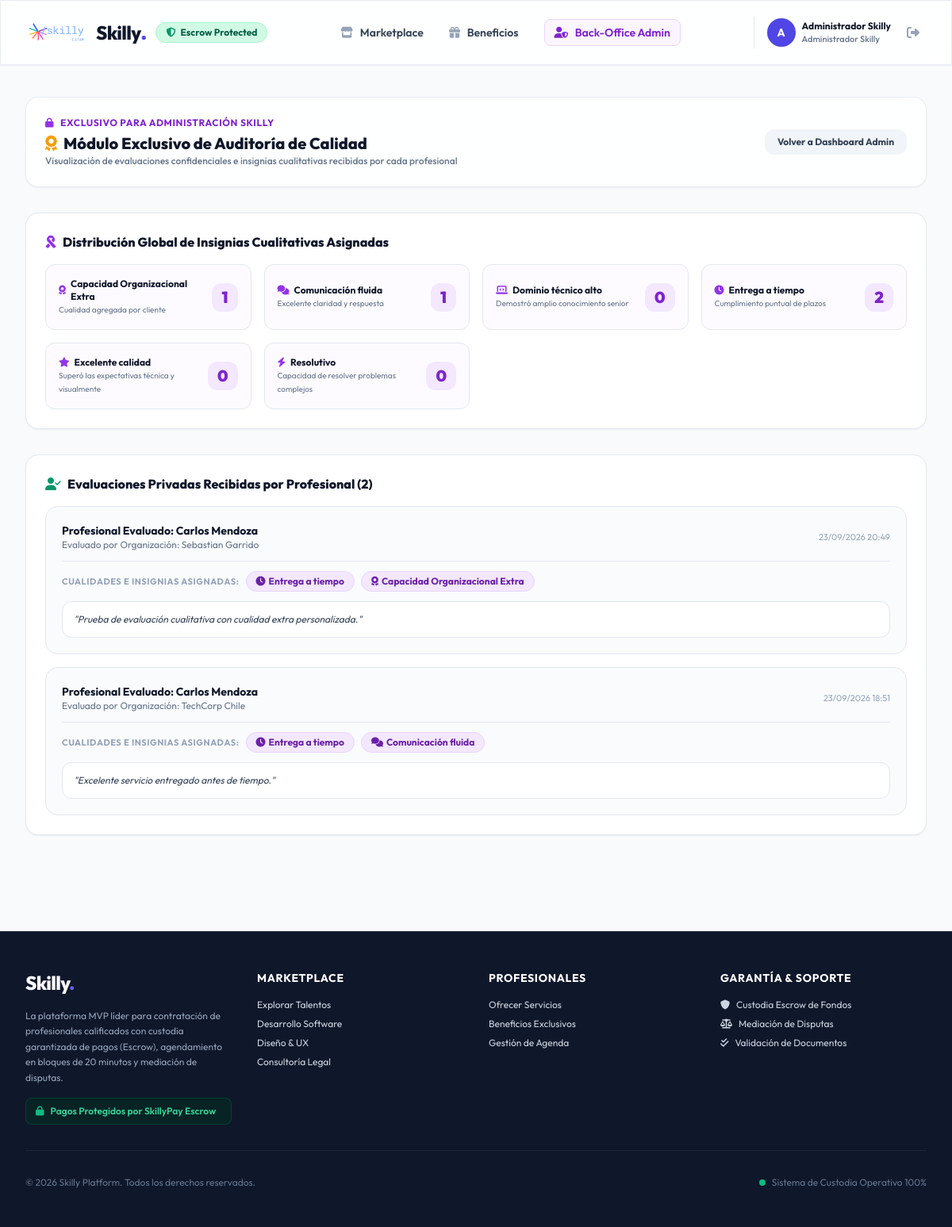
The page /backoffice/quality-audit/ (signed in) on the database its author committed.
### apps/users/models.py (models this page shows, shortened)
class CustomUser(AbstractUser):
    ROLE_PROFESIONAL = 'PROFESIONAL'
    ROLE_ORGANIZACION = 'ORGANIZACION'
    ROLE_ADMIN = 'ADMIN'
    ROLE_CHOICES = [
        (ROLE_PROFESIONAL, 'Profesional Independiente'),
        (ROLE_ORGANIZACION, 'Empresa / Organización'),
        (ROLE_ADMIN, 'Administrador Skilly'),
    ]
    role = models.CharField(max_length=20, choices=ROLE_CHOICES, default=ROLE_ORGANIZACION)
    phone = models.CharField(max_length=20, blank=True, null=True, verbose_name="Teléfono de Contacto")
    created_at = models.DateTimeField(auto_now_add=True)
    @property
    def is_admin_role(self):
        return self.role == self.ROLE_ADMIN or self.is_superuser

### apps/reviews/models.py (models this page shows, shortened)
class Badge(models.Model):
    name = models.CharField(max_length=100, unique=True, verbose_name="Nombre de la Cualidad")
    icon = models.CharField(max_length=50, default='fa-award', help_text="Icono FontAwesome")
    description = models.CharField(max_length=255, blank=True)

class Review(models.Model):
    booking = models.OneToOneField('bookings.Booking', on_delete=models.CASCADE, related_name='review')
    professional = models.ForeignKey(
        settings.AUTH_USER_MODEL,
        on_delete=models.CASCADE,
        related_name='received_reviews'
    )
    organization = models.ForeignKey(
        settings.AUTH_USER_MODEL,
        on_delete=models.CASCADE,
        related_name='submitted_reviews'
    )
    comments = models.TextField(
        blank=True,
        max_length=500,
        validators=[MaxLengthValidator(500)],
        verbose_name="Comentarios de Evaluación (Privados - Solo Admin)"
    )
    rating = models.IntegerField(
        default=5,
        null=True,
        blank=True,
        verbose_name="Calificación Interna"
    )
    badges = models.ManyToManyField(Badge, related_name='reviews', verbose_name="Cualidades Seleccionadas")
    created_at = models.DateTimeField(auto_now_add=True)
    class Meta:
        ordering = ['-created_at']

### apps/backoffice/views.py (the view)
    def _wrapped_view(request, *args, **kwargs):
        if not request.user.is_authenticated or not request.user.is_admin_role:
            messages.error(request, "Acceso restringido al Back-Office de Skilly.")
            return redirect('services:marketplace')
        return view_func(request, *args, **kwargs)

### templates/backoffice/auditoria_calidad.html (shortened to what this page needs)
{% extends 'base.html' %}
{% block content %}
<div class="max-w-7xl mx-auto px-4 sm:px-6 lg:px-8 py-10 space-y-8">
    <div class="glass-panel p-6 rounded-2xl shadow-sm flex items-center justify-between">
        <div>
            <div class="flex items-center gap-2 text-purple-700 font-bold text-xs uppercase tracking-wider mb-1">
                <i class="fa-solid fa-lock text-purple-600"></i> Exclusivo para Administración Skilly
            </div>
            <h1 class="text-xl font-extrabold text-slate-900 flex items-center gap-2">
                <i class="fa-solid fa-award text-amber-500"></i> Módulo Exclusivo de Auditoría de Calidad
            </h1>
            <p class="text-xs text-slate-500 font-medium">Visualización de evaluaciones confidenciales e insignias cualitativas recibidas por cada profesional</p>
        </div>
        <a href="{% url 'backoffice:dashboard' %}" class="px-4 py-2 bg-slate-100 hover:bg-slate-200 text-slate-700 font-bold rounded-xl text-xs transition-colors">
            Volver a Dashboard Admin
        </a>
    </div>
    <div class="bg-white rounded-2xl border border-slate-200 shadow-sm p-6 space-y-4">
        <h2 class="text-base font-extrabold text-slate-900 flex items-center gap-2">
            <i class="fa-solid fa-ribbon text-purple-600"></i> Distribución Global de Insignias Cualitativas Asignadas
        </h2>
        <div class="grid grid-cols-1 sm:grid-cols-2 md:grid-cols-4 gap-4">
            {% for b in badge_tallies %}
                <div class="p-4 rounded-xl border border-slate-200 bg-purple-50/40 flex items-center justify-between text-xs">
                    <div class="space-y-0.5">
                        <span class="font-bold text-slate-900 block flex items-center gap-1.5">
                            <i class="fa-solid {{ b.icon }} text-purple-600"></i> {{ b.name }}
                        </span>
                        <span class="text-slate-500 text-[10px]">{{ b.description }}</span>
                    </div>
                    <span class="text-xl font-black text-purple-700 bg-purple-100 px-3 py-1 rounded-xl">
                        {{ b.usage_count }}
                    </span>
                </div>
            {% endfor %}
        </div>
    </div>
    <div class="bg-white rounded-2xl border border-slate-200 shadow-sm p-6 space-y-4">
        <h2 class="text-base font-extrabold text-slate-900 flex items-center gap-2">
            <i class="fa-solid fa-user-check text-emerald-600"></i> Evaluaciones Privadas Recibidas por Profesional ({{ reviews|length }})
        </h2>
        {% if reviews %}
            <div class="space-y-4">
                {% for r in reviews %}
                    <div class="p-5 rounded-2xl border border-slate-200 bg-slate-50/70 space-y-3">
                        <div class="flex flex-col sm:flex-row items-start sm:items-center justify-between gap-2 border-b border-slate-200 pb-3 text-xs">
                            <div>
                                <span class="font-bold text-slate-900 text-sm block">Profesional Evaluado: {{ r.professional.get_full_name|default:r.professional.username }}</span>
                                <span class="text-slate-500">Evaluado por Organización: {{ r.organization.get_full_name|default:r.organization.username }}</span>
                            </div>
                            <div class="flex items-center gap-3">
                                <span class="text-slate-400 text-[11px]">{{ r.created_at|date:"d/m/Y H:i" }}</span>
                            </div>
                        </div>
                        <div class="flex flex-wrap items-center gap-2">
                            <span class="text-[11px] font-bold text-slate-400 uppercase tracking-wider">Cualidades e Insignias asignadas:</span>
                            {% for badge in r.badges.all %}
                                <span class="px-3 py-1 rounded-full text-xs font-bold bg-purple-100 text-purple-800 border border-purple-200 inline-flex items-center gap-1">
                                    <i class="fa-solid {{ badge.icon }}"></i> {{ badge.name }}
                                </span>
                            {% endfor %}
                        </div>
                        {% if r.comments %}
                            <div class="bg-white p-3.5 rounded-xl border border-slate-200 text-xs text-slate-700 italic">
                                "{{ r.comments }}"
                            </div>
                        {% endif %}
                    </div>
                {% endfor %}
            </div>
        {% else %}
            <p class="text-xs text-slate-500 italic py-4 text-center">No hay evaluaciones registradas aún.</p>
        {% endif %}
    </div>
</div>
{% endblock %}

### templates/base.html (shortened to what this page needs)
<!DOCTYPE html>
<html lang="es" class="h-full bg-slate-50">
<head>
    <script src="https://cdn.tailwindcss.com"></script>
    <link rel="stylesheet" href="https://cdnjs.cloudflare.com/ajax/libs/font-awesome/6.5.1/css/all.min.css">
</head>
<body class="flex flex-col min-h-full text-slate-800 antialiased selection:bg-brand-500 selection:text-white">
    <header class="sticky top-0 z-50 glass-panel shadow-sm transition-all duration-200">
        <div class="max-w-7xl mx-auto px-4 sm:px-6 lg:px-8">
            <div class="flex items-center justify-between h-20">
                <div class="flex items-center gap-3">
                    <a href="{% url 'services:marketplace' %}" class="flex items-center gap-3 group">
                        {% load static %}
                        <img src="{% static 'skilly-logo.png' %}" alt="Skilly Logo" class="h-10 w-auto group-hover:scale-105 transition-transform duration-200" onerror="this.onerror=null; this.src='https://placehold.co/120x40/4f46e5/ffffff?text=Skilly';">
                        <span class="font-extrabold text-2xl tracking-tight text-slate-900 group-hover:text-brand-600 transition-colors">
                            Skilly<span class="text-brand-600 font-black">.</span>
                        </span>
                    </a>
                    <span class="hidden sm:inline-flex items-center gap-1.5 px-3 py-1 rounded-full text-xs font-bold bg-emerald-100 text-emerald-800 border border-emerald-200">
                        <i class="fa-solid font-bold fa-shield-halved text-emerald-600"></i> Escrow Protected
                    </span>
                </div>
                <nav class="hidden md:flex items-center gap-8">
                    <a href="{% url 'services:marketplace' %}" class="text-sm font-semibold text-slate-700 hover:text-brand-600 transition-colors">
                        <i class="fa-solid fa-store mr-1.5 text-slate-400"></i> Marketplace
                    </a>
                    <a href="{% url 'benefits:list' %}" class="text-sm font-semibold text-slate-700 hover:text-brand-600 transition-colors">
                        <i class="fa-solid fa-gift mr-1.5 text-slate-400"></i> Beneficios
                    </a>
                    {% if user.is_authenticated %}
                        {% if user.is_admin_role %}
                            <a href="{% url 'backoffice:dashboard' %}" class="text-sm font-semibold text-purple-700 hover:text-purple-900 bg-purple-50 px-3 py-1.5 rounded-lg border border-purple-200 transition-colors">
                                <i class="fa-solid fa-user-shield mr-1.5"></i> Back-Office Admin
                            </a>
                        {% else %}
                            <a href="{% url 'users:org_dashboard' %}" class="text-sm font-semibold text-slate-700 hover:text-brand-600 transition-colors">
                                <i class="fa-solid fa-building mr-1.5 text-slate-400"></i> Mis Contrataciones
                            </a>
                        {% endif %}
                    {% endif %}
                </nav>
                <div class="flex items-center gap-4">
                    {% if user.is_authenticated %}
                        <div class="flex items-center gap-3 pl-4 border-l border-slate-200">
                            <a href="{% url 'users:profile_edit' %}" class="flex items-center gap-2 group">
                                <div class="w-9 h-9 rounded-full bg-brand-600 text-white font-bold flex items-center justify-center text-sm shadow-sm group-hover:bg-brand-700 transition-colors">
                                    {{ user.first_name|first|default:user.username|first|upper }}
                                </div>
                                <div class="hidden sm:block text-left">
                                    <span class="block text-xs font-bold text-slate-900 group-hover:text-brand-600 transition-colors">
                                        {{ user.get_full_name|default:user.username }}
                                    </span>
                                    <span class="block text-[11px] font-medium text-slate-500">
                                        {{ user.get_role_display }}
                                    </span>
                                </div>
                            </a>
                            <form action="{% url 'users:logout' %}" method="post" class="inline">
                                <button type="submit" class="p-2 text-slate-400 hover:text-rose-600 hover:bg-rose-50 rounded-lg transition-colors" title="Cerrar sesión">
                                    <i class="fa-solid fa-right-from-bracket"></i>
                                </button>
                            </form>
                        </div>
                    {% endif %}
                </div>
            </div>
        </div>
    </header>
    <main class="flex-1">
        {% block content %}{% endblock %}
    </main>
    <footer class="bg-slate-900 text-slate-300 mt-20 border-t border-slate-800">
        <div class="max-w-7xl mx-auto px-4 sm:px-6 lg:px-8 py-12">
            <div class="grid grid-cols-1 md:grid-cols-4 gap-8 mb-8">
                <div class="space-y-4">
                    <div class="flex items-center gap-2">
                        <span class="font-extrabold text-2xl tracking-tight text-white">
                            Skilly<span class="text-brand-500">.</span>
                        </span>
                    </div>
                    <p class="text-xs text-slate-400 leading-relaxed">
                        La plataforma MVP líder para contratación de profesionales calificados con custodia garantizada de pagos (Escrow), agendamiento en bloques de 20 minutos y mediación de disputas.
                    </p>
                    <div class="flex items-center gap-2 text-xs font-semibold text-emerald-400 bg-emerald-950/60 px-3 py-2 rounded-lg border border-emerald-800/50">
                        <i class="fa-solid fa-lock text-emerald-500"></i> Pagos Protegidos por SkillyPay Escrow
                    </div>
                </div>
                <div>
                    <h4 class="text-sm font-bold text-white uppercase tracking-wider mb-4">Marketplace</h4>
                    <ul class="space-y-2 text-xs">
                        <li><a href="{% url 'services:marketplace' %}" class="hover:text-brand-400 transition-colors">Explorar Talentos</a></li>
                        <li><a href="{% url 'services:marketplace' %}?category=desarrollo-software" class="hover:text-brand-400 transition-colors">Desarrollo Software</a></li>
                        <li><a href="{% url 'services:marketplace' %}?category=diseno-ux" class="hover:text-brand-400 transition-colors">Diseño & UX</a></li>
                        <li><a href="{% url 'services:marketplace' %}?category=consultoria-legal" class="hover:text-brand-400 transition-colors">Consultoría Legal</a></li>
                    </ul>
                </div>
                <div>
                    <h4 class="text-sm font-bold text-white uppercase tracking-wider mb-4">Profesionales</h4>
                    <ul class="space-y-2 text-xs">
                        <li><a href="{% url 'users:register' %}" class="hover:text-brand-400 transition-colors">Ofrecer Servicios</a></li>
                        <li><a href="{% url 'benefits:list' %}" class="hover:text-brand-400 transition-colors">Beneficios Exclusivos</a></li>
                        <li><a href="{% url 'availability:manage' %}" class="hover:text-brand-400 transition-colors">Gestión de Agenda</a></li>
                    </ul>
                </div>
                <div>
                    <h4 class="text-sm font-bold text-white uppercase tracking-wider mb-4">Garantía & Soporte</h4>
                    <ul class="space-y-2 text-xs">
                        <li class="flex items-center gap-2"><i class="fa-solid fa-shield text-brand-400"></i> Custodia Escrow de Fondos</li>
                        <li class="flex items-center gap-2"><i class="fa-solid fa-scale-balanced text-brand-400"></i> Mediación de Disputas</li>
                        <li class="flex items-center gap-2"><i class="fa-solid fa-check-double text-brand-400"></i> Validación de Documentos</li>
                    </ul>
                </div>
            </div>
            <div class="pt-8 border-t border-slate-800 flex flex-col sm:flex-row items-center justify-between text-xs text-slate-500 gap-4">
                <p>&copy; 2026 Skilly Platform. Todos los derechos reservados.</p>
                <p class="flex items-center gap-2">
                    <span class="w-2 h-2 rounded-full bg-emerald-500 animate-pulse"></span> Sistema de Custodia Operativo 100%
                </p>
            </div>
        </div>
    </footer>
</body>
</html>

### rows shown on the page
CustomUser: first_name|first "A", get_full_name "Administrador Skilly", role "Administrador Skilly"
Badge: name "Capacidad Organizacional Extra", description "Cualidad agregada por cliente", usage_count "1"
Badge: name "Comunicación fluida", description "Excelente claridad y respuesta", usage_count "1"
Badge: name "Dominio técnico alto", description "Demostró amplio conocimiento senior", usage_count "0"
Badge: name "Entrega a tiempo", description "Cumplimiento puntual de plazos", usage_count "2"
Badge: name "Excelente calidad", description "Superó las expectativas técnica y visualmente", usage_count "0"
Badge: name "Resolutivo", description "Capacidad de resolver problemas complejos", usage_count "0"
Review: professional.get_full_name "Carlos Mendoza", organization.get_full_name "Sebastian Garrido", created_at "23/09/2026 20:49", comments "Prueba de evaluación cualitativa con cualidad extra personalizada."
Review: professional.get_full_name "Carlos Mendoza", organization.get_full_name "TechCorp Chile", created_at "23/09/2026 18:51", comments "Excelente servicio entregado antes de tiempo."

### other values the page prints
{{ reviews|length }} "2"
